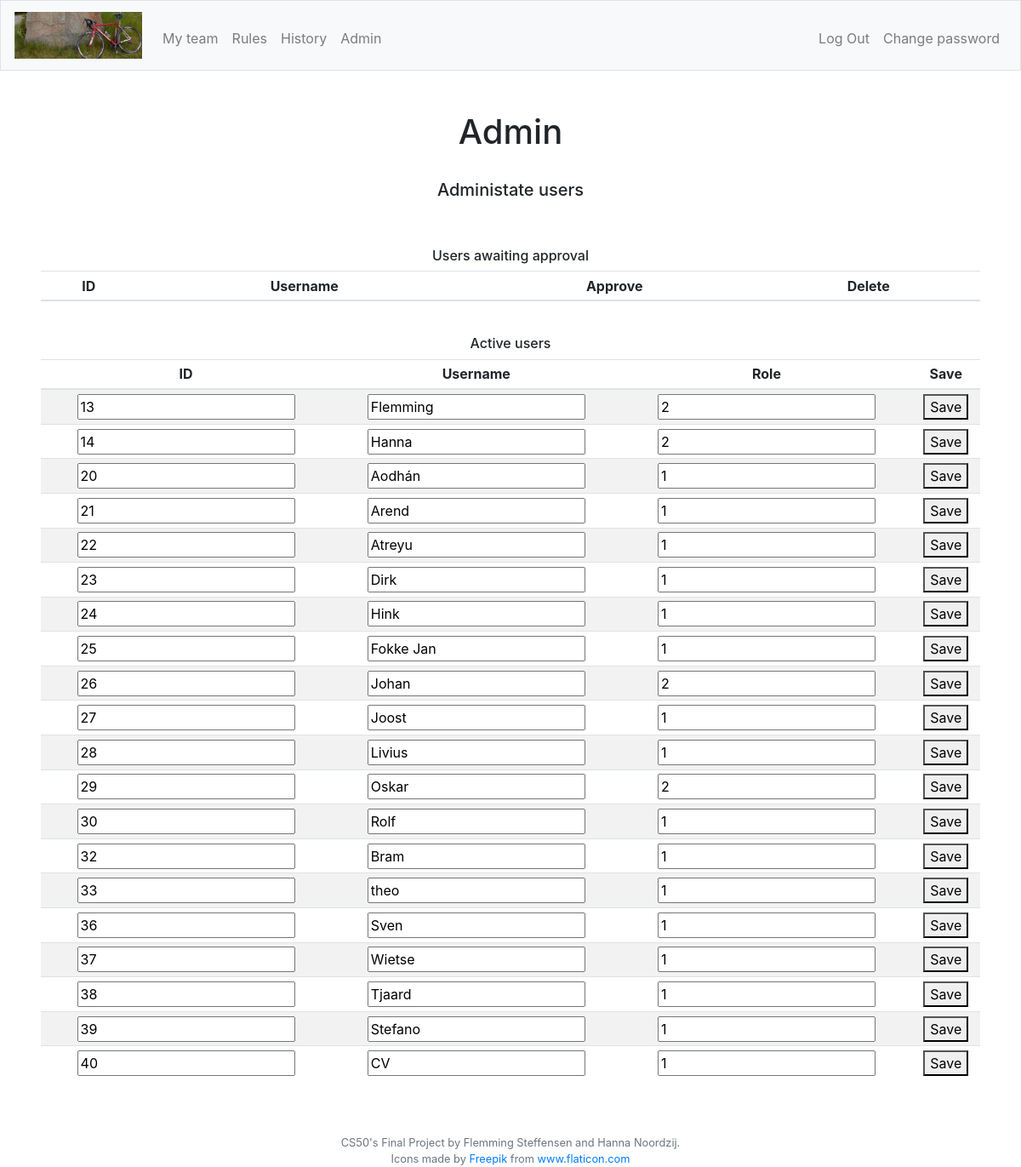
Screenshot of /editUser (signed in) with the database file from the repository.
### tables this page shows
CREATE TABLE "users" (
	"id"	INTEGER NOT NULL,
	"username"	TEXT NOT NULL,
	"hash"	TEXT NOT NULL,
	"role"	INTEGER NOT NULL DEFAULT 1,
	"approved"	INTEGER NOT NULL DEFAULT 0,
	PRIMARY KEY("id" AUTOINCREMENT)
);

### app.py (the view)
@app.route("/editUser", methods=["GET", "POST"])
@login_required
def editUser():
    if request.method == "GET":
        role = getRole()
        applicants = db.execute("SELECT id, username FROM users WHERE approved = 0")
        users = db.execute("SELECT id, username, role, approved FROM users WHERE approved = 1")
        return render_template("editUser.html", role=role, users=users, applicants=applicants)
    """Set user to approved or delete user"""
    if request.method == "POST":
        role = getRole()
        db.execute("UPDATE users SET username = :username, role = :role WHERE id = :id", id=request.form.get("userid"), username=request.form.get("username"), role=request.form.get("role"))
        return redirect('/editUser')

### app.py (called while the page is built)
@app.after_request
def after_request(response):
    response.headers["Cache-Control"] = "no-cache, no-store, must-revalidate"
    response.headers["Expires"] = 0
    response.headers["Pragma"] = "no-cache"
    return response

### helpers.py (called while the page is built)
def login_required(f):
    @wraps(f)
    def decorated_function(*args, **kwargs):
        if session.get("user_id") is None:
            return redirect("/login")
        return f(*args, **kwargs)
    return decorated_function

def getRole():
    role = db.execute("SELECT role FROM users WHERE id = :userid", userid=session["user_id"])
    role2 = role[0]["role"]
    return role2

### templates/editUser.html (shortened to what this page needs)
{% extends "layout.html" %}
{% block adminNav %}
    {% if role == 2 %}
    <li class="nav-item"><a class="nav-link" href="/admin">Admin</a></li>
    {% endif %}
{% endblock %}
{% block main %}
    <div>
        <h1>Admin</h1>
        <br>
        <h5>Administate users</h5>
        <br>
        <br>
        <h6>Users awaiting approval</h6>
        <table class="table table-striped table-sm">
            <thead>
                <tr>
                    <th class="">ID</th>
                    <th>Username</th>
                    <th>Approve</th>
                    <th>Delete</th>
                </tr>
            </thead>
        </table>
        <br>
        <h6>Active users</h6>
        <table class="table table-striped table-sm">
            <thead>
                <tr>
                    <th class="">ID</th>
                    <th>Username</th>
                    <th>Role</th>
                    <th>Save</th>
                </tr>
            </thead>
            <tbody>
                {% for user in users %}
                    <form id="{{ user.id ~ user.username }}" action="" method="post">
                        <tr>
                            <td class=""><input type="number" id="{{user.id}}" readonly value="{{user.id}}" name="userid"></td>
                            <td class=""><input type="text" id="{{user.username}}" value="{{user.username}}" name="username"></td>
                            <td><input type="number" id="{{user.role}}" value="{{user.role}}" name="role"></td>
                            <td><button type="submit" formaction="/editUser">Save</button></td>
                        </tr>
                    </form>
                {% endfor %}
            </tbody>
        </table>
    </div>
{% endblock %}

### static/styles.css (style rules this page uses)
td { position: relative; }
input[type="number"] { -moz-appearance: textfield; }

### rows the page displays
users: userid "13", username "Flemming", role "2"
users: userid "14", username "Hanna", role "2"
users: userid "20", username "Aodhán", role "1"
users: userid "21", username "Arend", role "1"
users: userid "22", username "Atreyu", role "1"
users: userid "23", username "Dirk", role "1"
users: userid "24", username "Hink", role "1"
users: userid "25", username "Fokke Jan", role "1"
users: userid "26", username "Johan", role "2"
users: userid "27", username "Joost", role "1"
users: userid "28", username "Livius", role "1"
users: userid "29", username "Oskar", role "2"
users: userid "30", username "Rolf", role "1"
users: userid "32", username "Bram", role "1"
users: userid "33", username "theo", role "1"
users: userid "36", username "Sven", role "1"
users: userid "37", username "Wietse", role "1"
users: userid "38", username "Tjaard", role "1"
users: userid "39", username "Stefano", role "1"
users: userid "40", username "CV", role "1"
